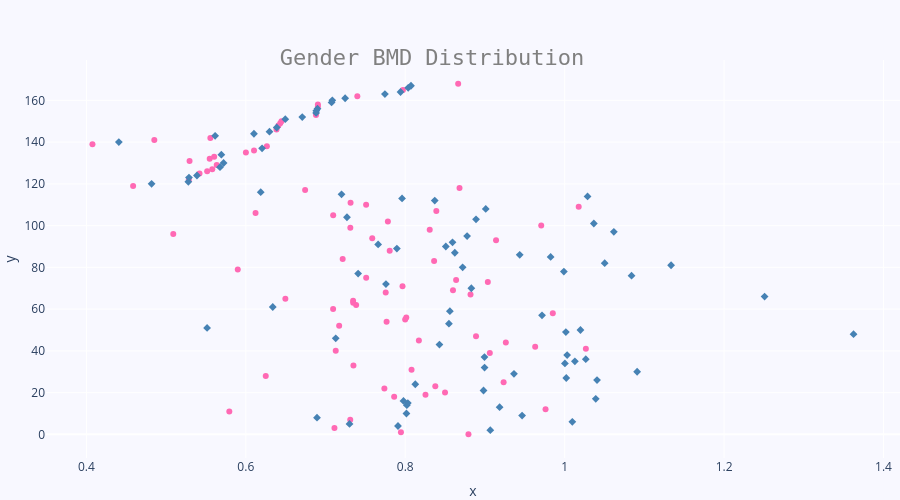

Here is the notebook cell this chart was saved with:
### Markdown cell above
Women start losing bone at an earlier age and at a faster rate than men.

Women ≥ 50 years of age have a four times higher rate of osteoporosis and a two times higher rate of osteopenia, 

and they tend to have fractures 5 - 10 years earlier compared with men.

Lets see what this data has to say about that.

### Code cell
fig = px.scatter(x=df['bmd'],color=df['sex'],symbol=df['sex'],color_discrete_sequence=['hotpink','steelblue'])

fig.update_layout(margin={'b':0,'l':0,'r':0,},
                 paper_bgcolor='rgb(248, 248, 255)',
                 plot_bgcolor='rgb(248, 248, 255)',
                 title_text='Gender BMD Distribution',
                 title={'font':{
                             'family':'monospace',
                             'size':22,
                             'color': 'grey'
                         },
                        'x':0.48,'y':0.9},
                 height=500,
                 showlegend=False)

fig.show()

### Figure 1 — Plotly figure (JSON) as saved in the notebook; plotly's stock layout.template omitted (floating-point values rounded to 4 significant figures)
{"data": [{"hovertemplate": "color=F<br>symbol=F<br>x=%{x}<br>y=%{y}<extra></extra>", "legendgroup": "F, F", "marker": {"color": "hotpink", "symbol": "circle"}, "mode": "markers", "name": "F, F", "orientation": "h", "showlegend": true, "type": "scatter", "x": [0.8793, 0.7946, 0.7112, 0.731, 0.5793, 0.976, 0.7861, 0.8254, 0.8499, 0.7738, 0.8377, 0.9234, 0.625, 0.8079, 0.735, 0.9061, 0.7128, 1.027, 0.963, 0.9262, 0.8171, 0.8888, 0.7171, 0.7766, 0.7999, 0.8013, 0.9851, 0.7095, 0.7384, 0.7347, 0.7346, 0.6496, 0.8819, 0.7755, 0.8599, 0.7966, 0.9036, 0.8638, 0.751, 0.5899, 0.8362, 0.7215, 0.7805, 0.9139, 0.7586, 0.509, 0.8307, 0.7311, 0.9706, 0.7782, 0.7096, 0.6122, 0.839, 1.018, 0.7509, 0.7314, 0.6744, 0.8681, 0.4586, 0.5285, 0.5419, 0.5515, 0.5579, 0.5635, 0.5294, 0.5547, 0.5603, 0.6001, 0.6103, 0.6264, 0.4076, 0.4852, 0.5555, 0.6385, 0.6409, 0.6432, 0.6448, 0.688, 0.6904, 0.6904, 0.7399, 0.7971, 0.8664], "xaxis": "x", "y": [0, 1, 3, 7, 11, 12, 18, 19, 20, 22, 23, 25, 28, 31, 33, 39, 40, 41, 42, 44, 45, 47, 52, 54, 55, 56, 58, 60, 62, 63, 64, 65, 67, 68, 69, 71, 73, 74, 75, 79, 83, 84, 88, 93, 94, 96, 98, 99, 100, 102, 105, 106, 107, 109, 110, 111, 117, 118, 119, 122, 125, 126, 127, 129, 131, 132, 133, 135, 136, 138, 139, 141, 142, 146, 148, 149, 150, 153, 157, 158, 162, 165, 168], "yaxis": "y"}, {"hovertemplate": "color=M<br>symbol=M<br>x=%{x}<br>y=%{y}<extra></extra>", "legendgroup": "M, M", "marker": {"color": "steelblue", "symbol": "diamond"}, "mode": "markers", "name": "M, M", "orientation": "h", "showlegend": true, "type": "scatter", "x": [0.9067, 0.7909, 0.7301, 1.01, 0.6893, 0.9466, 0.8015, 0.9184, 0.802, 0.8033, 0.7978, 1.039, 0.8982, 0.8126, 1.041, 1.002, 0.9364, 1.091, 0.8995, 1.0, 1.013, 1.026, 0.8994, 1.003, 0.8429, 0.7128, 1.362, 1.002, 1.02, 0.5514, 0.8548, 0.9716, 0.856, 0.6338, 1.251, 0.8829, 0.7758, 1.084, 0.7409, 0.999, 0.872, 1.133, 1.05, 0.9824, 0.9436, 0.8622, 0.7895, 0.8509, 0.766, 0.8593, 0.8776, 1.062, 1.037, 0.8888, 0.7269, 0.901, 0.837, 0.796, 1.029, 0.7201, 0.6187, 0.4818, 0.5279, 0.5287, 0.5387, 0.5676, 0.5721, 0.5693, 0.6204, 0.4407, 0.5615, 0.6102, 0.6297, 0.6388, 0.6495, 0.6708, 0.6882, 0.6884, 0.6899, 0.7076, 0.7085, 0.7246, 0.7745, 0.7941, 0.8037, 0.8072], "xaxis": "x", "y": [2, 4, 5, 6, 8, 9, 10, 13, 14, 15, 16, 17, 21, 24, 26, 27, 29, 30, 32, 34, 35, 36, 37, 38, 43, 46, 48, 49, 50, 51, 53, 57, 59, 61, 66, 70, 72, 76, 77, 78, 80, 81, 82, 85, 86, 87, 89, 90, 91, 92, 95, 97, 101, 103, 104, 108, 112, 113, 114, 115, 116, 120, 121, 123, 124, 128, 130, 134, 137, 140, 143, 144, 145, 147, 151, 152, 154, 155, 156, 159, 160, 161, 163, 164, 166, 167], "yaxis": "y"}], "layout": {"height": 500, "legend": {"title": {"text": "color, symbol"}, "tracegroupgap": 0}, "margin": {"b": 0, "l": 0, "r": 0, "t": 60}, "paper_bgcolor": "rgb(248, 248, 255)", "plot_bgcolor": "rgb(248, 248, 255)", "showlegend": false, "title": {"font": {"color": "grey", "family": "monospace", "size": 22}, "text": "Gender BMD Distribution", "x": 0.48, "y": 0.9}, "xaxis": {"anchor": "y", "domain": [0, 1], "title": {"text": "x"}}, "yaxis": {"anchor": "x", "domain": [0, 1], "title": {"text": "y"}}}}
